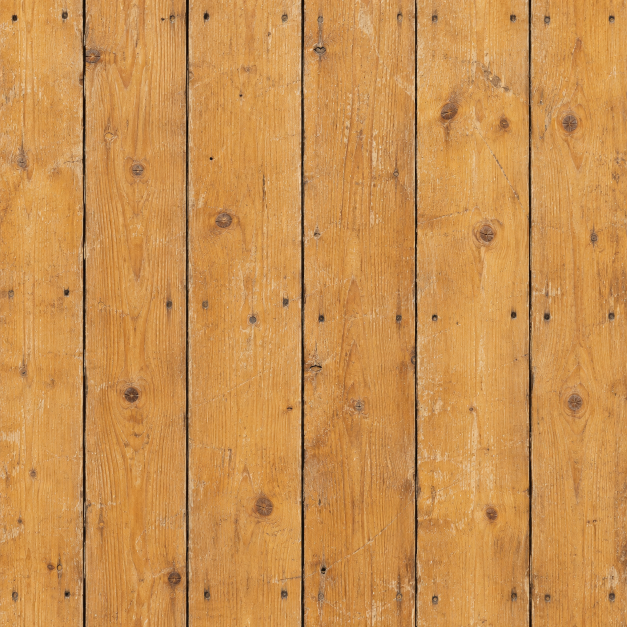
#> input picture assets/tex/floor.png, 1254 x 1254 px, found by its file name (shown at 1/2 size)
$ python make_tex_house.py
#> lines starting #> are read from the running program, lines starting #| are printed output that depends on the picture
"""Textures for the house exterior and the western-style (洋館風) interior, made from the photo textures already in
assets/tex so the grain matches:  python3 make_tex_house.py
  siding.png    white-painted lap siding, 8 boards per metre (uv_box size 1.0 = 1 m), shadow under each lap
  beadboard.png white-painted beadboard for the wainscot (vertical, 10 cm boards with a bead groove)
  plaster.png   pale plaster for the upper walls and the ceiling
  shingle.png   dark asphalt shingles, 5 courses per metre
  ground.png    dry grass and dirt, 1 tile = 2 m
  skyring.png   dusk sky with a ridge of conifers, wrapped round the site on a cylinder (u = angle)"""
import random, math
import numpy as np
from PIL import Image, ImageFilter
T = '/home/claude/assets/tex'
R = np.random.default_rng(7)
N = 1254

def grain(rot=False):
#> called with rot = True
    g = np.asarray(Image.open(f'{T}/floor.png').convert('L'), np.float32) / 255
    if rot: g = g.T
    return (g - g.mean()) / (g.std() + 1e-6)

def blur_noise(shape, s):
#> called with shape = (1254, 1254), s = 40
    n = Image.fromarray((R.random(shape) * 255).astype(np.uint8)).filter(ImageFilter.GaussianBlur(s))
    a = np.asarray(n, np.float32) / 255; return (a - a.mean()) / (a.std() + 1e-6)

def save(a, name):
    Image.fromarray((np.clip(a, 0, 1) * 255).astype(np.uint8)).save(f'{T}/{name}.png'); print(name)

# ---- lap siding: boards run along u (horizontal), 8 per tile
g = grain(rot=True)
y = np.arange(N)[:, None] / N * 8 % 1          # 0 at the top of a board, 1 at its bottom edge
paint = np.array([.76, .75, .70])   # 見比べ2: the lit front printed as bare paper at .86
shade = 1 - .05 * y                              # a lap board tilts out toward its bottom
shade = shade - .5 * np.clip((y - .86) / .14, 0, 1) ** 1.3    # the shadow line under the lap above
shade = shade + .04 * np.clip(1 - y / .06, 0, 1)             # the lit top edge
dirt = blur_noise((N, N), 40) * .025 + blur_noise((N, N), 6) * .01
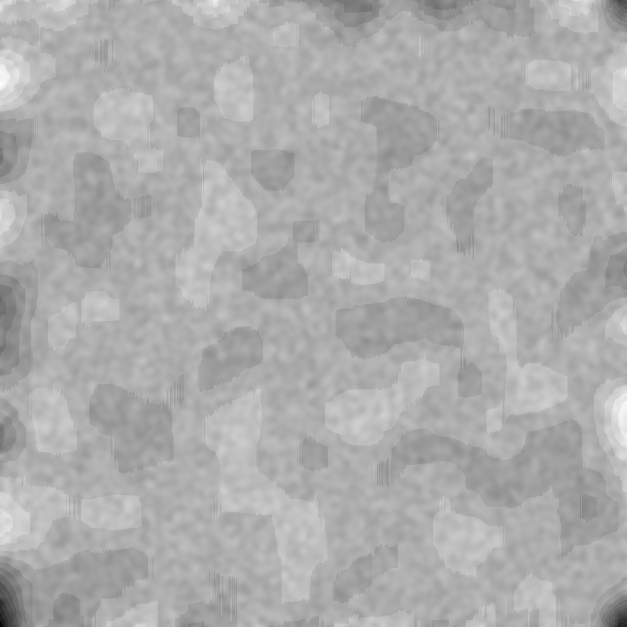
#> dirt: shape (1254, 1254) float32 (shown at 1/2 size); min -0.325, max 0.155, mean 6.81e-07; drawn with min black and max white
a = paint[None, None] * (shade + .022 * g + dirt)[..., None]
#> a: shape (1254, 1254, 3) float64
save(a, 'siding')
#| siding

# ---- beadboard: vertical boards 10 cm (tile 1 m = 10 boards), groove + bead at each joint
g = grain()
x = np.arange(N)[None, :] / N * 10 % 1
groove = np.exp(-((x - 0) / .012) ** 2) + np.exp(-((x - 1) / .012) ** 2)
bead = np.exp(-((x - .5) / .01) ** 2) * .5
sh = 1 - .35 * groove - .15 * bead + .02 * g
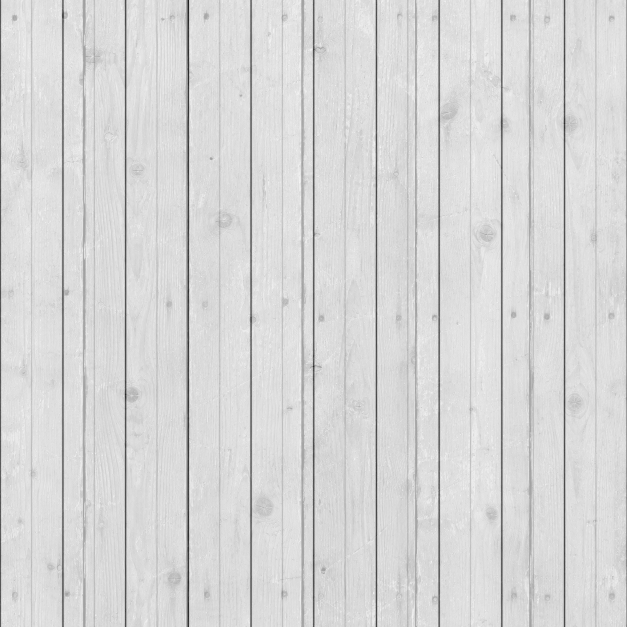
#> sh: shape (1254, 1254) float64 (shown at 1/2 size); min 0.521, max 1.08, mean 0.991; drawn with min black and max white
a = np.array([.55, .53, .48])[None, None] * (sh + blur_noise((N, N), 30) * .015)[..., None]
#> a: shape (1254, 1254, 3) float64
save(a, 'beadboard')
#| beadboard

# ---- plaster
c = np.asarray(Image.open(f'{T}/chinking.png').convert('L'), np.float32) / 255
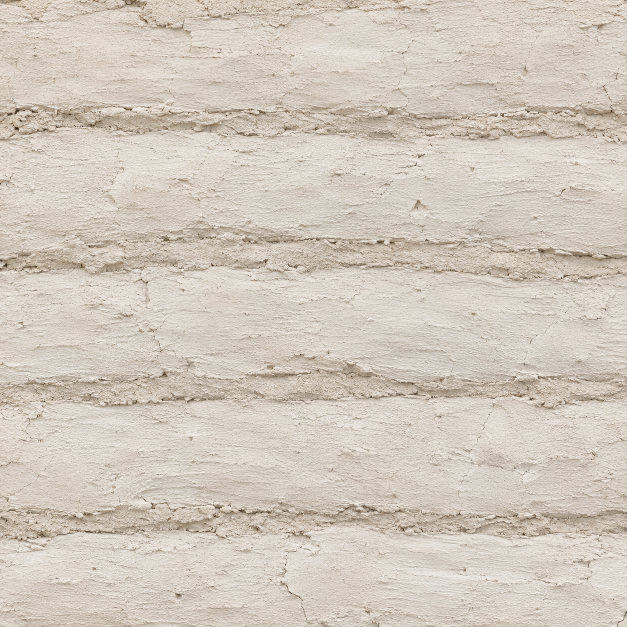
#> input picture assets/tex/chinking.png, 1254 x 1254 px, found by its file name (shown at 1/2 size)
c = (c - c.mean()) / (c.std() + 1e-6)
v = .018 * blur_noise((N, N), 18) + .012 * blur_noise((N, N), 2) + .01 * c
a = np.array([.50, .45, .37])[None, None] * (1 + v)[..., None]   # an aged cream: a whiter wall prints as bare paper (見比べ2: .62,.58,.51 still did)
#> a: shape (1254, 1254, 3) float64
save(a, 'plaster')
#| plaster

# ---- asphalt shingles: 5 courses per tile, tabs 33 cm with slots, colour varies per tab
a = np.zeros((N, N, 3), np.float32)
rows = 5; rh = N // rows
for r in range(rows + 1):
    off = (r % 2) * .5
    for t in range(-1, 4):
        x0 = int((t + off) / 3 * N); x1 = int((t + 1 + off) / 3 * N)
        col = np.array([.17, .16, .15]) * R.uniform(.75, 1.2) + R.uniform(-.015, .015, 3)
        y0 = r * rh; y1 = min(N, y0 + rh)
        a[y0:y1, max(0, x0):min(N, x1)] = col
        if 0 <= x0 < N: a[y0:y1, x0:x0 + 4] *= .35   # the slot between tabs
    if r * rh < N: a[min(N - 1, r * rh + rh - 6):min(N, r * rh + rh), :] *= .45   # shadow under the course above
a *= (1 + .12 * blur_noise((N, N), 1.2) + .06 * blur_noise((N, N), 25))[..., None]
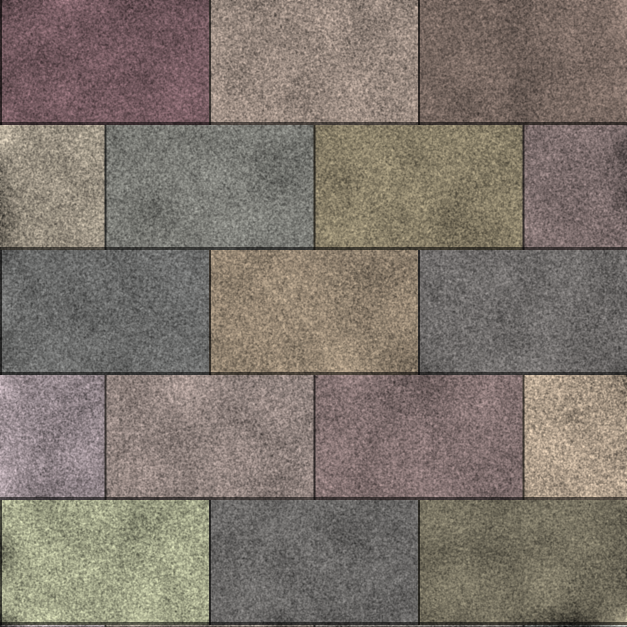
#> a: shape (1254, 1254, 3) float32 (shown at 1/2 size); mean of channels 0, 1, 2 0.155, 0.144, 0.133; drawn with min black and max white
save(a, 'shingle')
#> call 4 of save, with name = 'shingle'
#> in save (call 4), `Image.fromarray((np.clip(a, 0, 1) * 255).astype(np.uint8)).save(f'{T}/`:
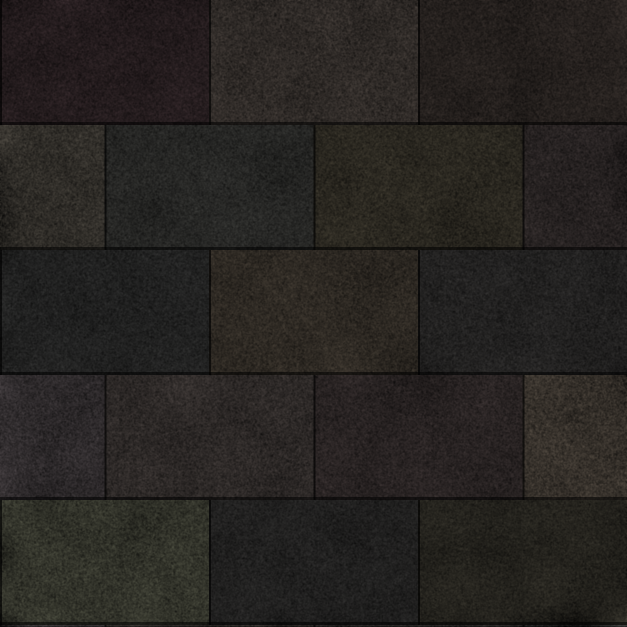
#> saved as shingle.png: PIL image 1254x1254 RGB (shown at 1/2 size); mean R, G, B 39.1, 36.1, 33.5
#| shingle

# ---- ground: dry grass over dirt
n1 = blur_noise((N, N), 60); n2 = blur_noise((N, N), 3); n3 = blur_noise((N, N), .8)
#> in blur_noise (call 9), `return (a - a.mean()) / (a.std() + 1e-06)`:
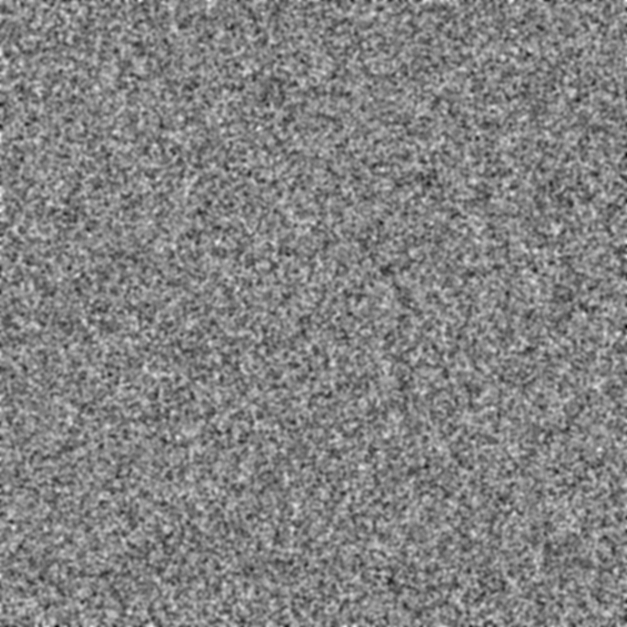
#> returned value: shape (1254, 1254) float32 (shown at 1/2 size); min -5.28, max 5, mean 1.73e-06; drawn with min black and max white
#> in blur_noise (call 10), `n = Image.fromarray((R.random(shape) * 255).astype(np.uint8)).filter(I..`:
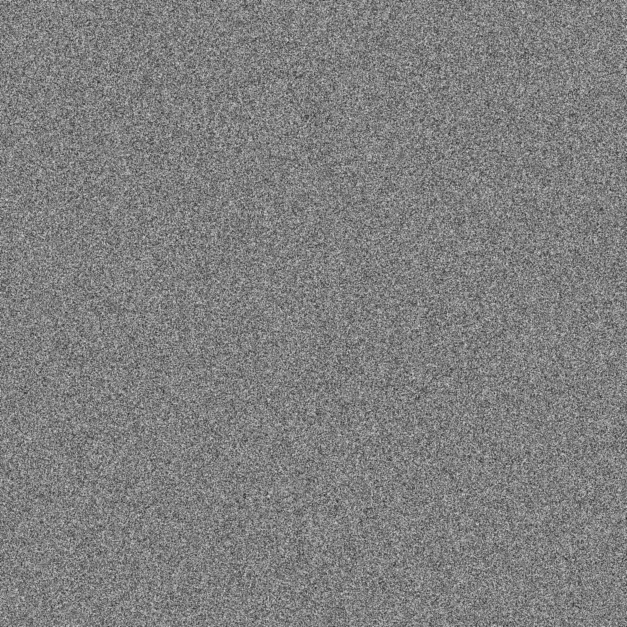
#> n: PIL image 1254x1254 L (shown at 1/2 size); min 23, max 225, mean 127
m = np.clip(.5 + .35 * n1 + .2 * n2, 0, 1)[..., None]
grass = np.array([.30, .28, .16]); dirt = np.array([.27, .21, .15])
a = (grass * m + dirt * (1 - m)) * (1 + .18 * n3)[..., None]
save(a, 'ground')
#| ground

# ---- sky ring: 4096 x 1024, horizon at 62 % down, conifer ridge
W, H = 4096, 1024
yy = np.linspace(0, 1, H)[:, None]
top = np.array([.23, .26, .38]); mid = np.array([.78, .52, .38]); low = np.array([.95, .66, .42])
k = np.clip(yy / .62, 0, 1)
sky = top * (1 - k[..., None]) ** 1 * 1 + 0
sky = (top * (1 - k) [..., None] + mid * k[..., None]) * (yy < .5)[..., None] + \
      (mid * (1 - np.clip((yy - .5) / .12, 0, 1))[..., None] + low * np.clip((yy - .5) / .12, 0, 1)[..., None]) * (yy >= .5)[..., None]
sky = np.broadcast_to(sky, (H, W, 3)).copy()
# brighter toward the sunset side (u = .25 faces +y, the front of the house)
u = np.linspace(0, 1, W)[None, :]
glow = (np.exp(-((((u - .25 + .5) % 1) - .5) / .12) ** 2) * np.clip((yy - .15) / .35, 0, 1))[..., None]   # none at the top: the dome above takes the top row
sky = sky * (1 + .25 * glow)
ridge = .5 + .05 * np.sin(u * math.tau * 3 + 1) + .03 * np.sin(u * math.tau * 7)
im = sky
rng = random.Random(3)
treeline = np.broadcast_to(ridge, (1, W)).copy()
for _ in range(900):   # conifers: narrow triangles standing on the ridge
    cx = rng.random(); h = rng.uniform(.04, .14); w = h * rng.uniform(.18, .3) * H / W
    base = float(np.interp(cx, np.linspace(0, 1, W), ridge[0])) + .02
    x0 = int((cx - w) * W); x1 = int((cx + w) * W)
    for xi in range(x0, x1):
        d = abs(xi / W - cx) / w
        tt = base - h * (1 - d)
        treeline[0, xi % W] = min(treeline[0, xi % W], tt)
fy = np.arange(H)[:, None] / H
mask = (fy > treeline).astype(np.float32)[..., None]
forest = np.array([.05, .06, .06])
im = im * (1 - mask) + forest * mask
Image.fromarray((np.clip(im, 0, 1) * 255).astype(np.uint8)).save(f'{T}/skyring.png'); print('skyring')
